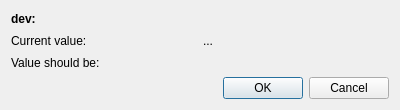
<?xml version="1.0" encoding="UTF-8"?>
<ui version="4.0">
 <class>Dialog</class>
 <widget class="QDialog" name="Dialog">
  <property name="geometry">
   <rect>
    <x>0</x>
    <y>0</y>
    <width>400</width>
    <height>110</height>
   </rect>
  </property>
  <property name="windowTitle">
   <string>new position</string>
  </property>
  <layout class="QGridLayout" name="gridLayout">
   <item row="1" column="1">
    <widget class="QLabel" name="oldValue">
     <property name="text">
      <string>...</string>
     </property>
    </widget>
   </item>
   <item row="2" column="0">
    <widget class="QLabel" name="label_3">
     <property name="text">
      <string>Value should be:</string>
     </property>
    </widget>
   </item>
   <item row="3" column="0" colspan="2">
    <widget class="QDialogButtonBox" name="buttonBox">
     <property name="orientation">
      <enum>Qt::Horizontal</enum>
     </property>
     <property name="standardButtons">
      <set>QDialogButtonBox::Cancel|QDialogButtonBox::Ok</set>
     </property>
    </widget>
   </item>
   <item row="0" column="0" colspan="2">
    <widget class="QLabel" name="descLabel">
     <property name="font">
      <font>
       <bold>true</bold>
      </font>
     </property>
     <property name="text">
      <string>dev:</string>
     </property>
    </widget>
   </item>
   <item row="1" column="0">
    <widget class="QLabel" name="label_2">
     <property name="text">
      <string>Current value:</string>
     </property>
    </widget>
   </item>
   <item row="2" column="1">
    <layout class="QHBoxLayout" name="targetLayout">
     <property name="margin">
      <number>0</number>
     </property>
    </layout>
   </item>
  </layout>
 </widget>
 <resources/>
 <connections>
  <connection>
   <sender>buttonBox</sender>
   <signal>accepted()</signal>
   <receiver>Dialog</receiver>
   <slot>accept()</slot>
   <hints>
    <hint type="sourcelabel">
     <x>248</x>
     <y>254</y>
    </hint>
    <hint type="destinationlabel">
     <x>157</x>
     <y>274</y>
    </hint>
   </hints>
  </connection>
  <connection>
   <sender>buttonBox</sender>
   <signal>rejected()</signal>
   <receiver>Dialog</receiver>
   <slot>reject()</slot>
   <hints>
    <hint type="sourcelabel">
     <x>316</x>
     <y>260</y>
    </hint>
    <hint type="destinationlabel">
     <x>286</x>
     <y>274</y>
    </hint>
   </hints>
  </connection>
 </connections>
</ui>
